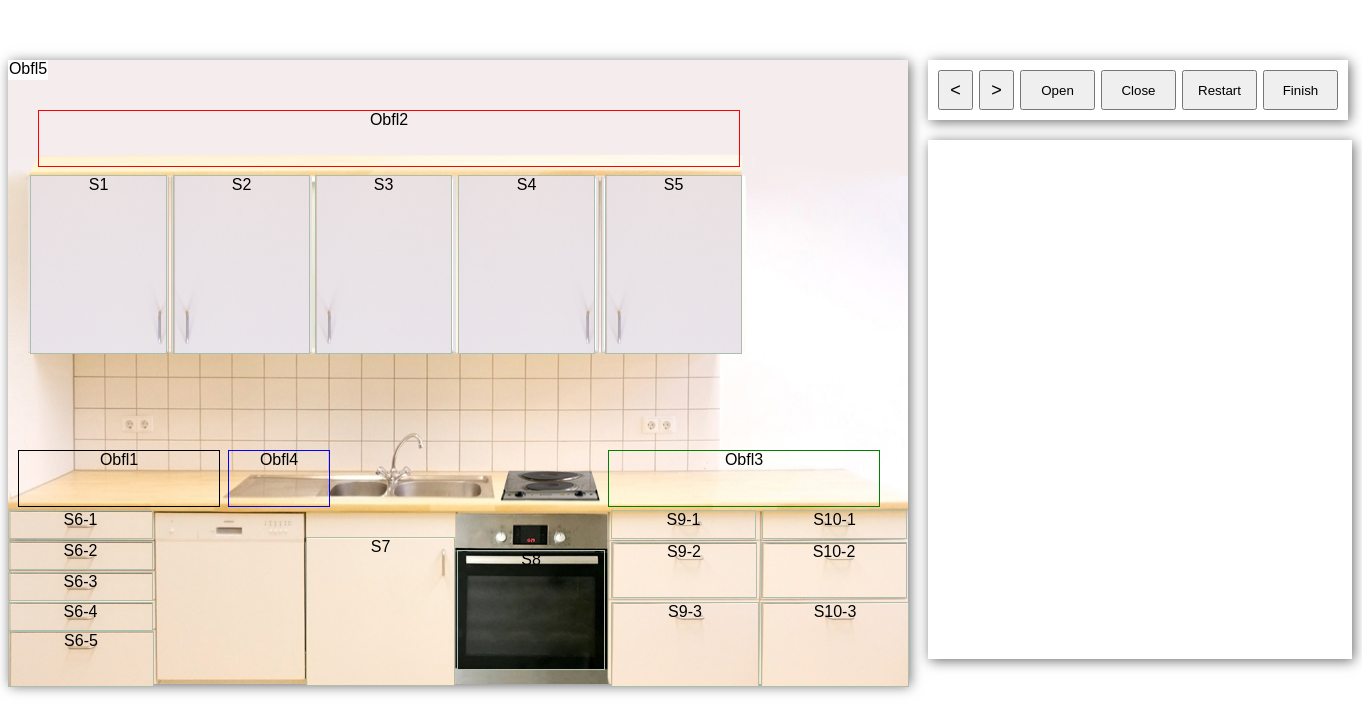
/mykitchen.php, run on an earlier commit of the app's database.
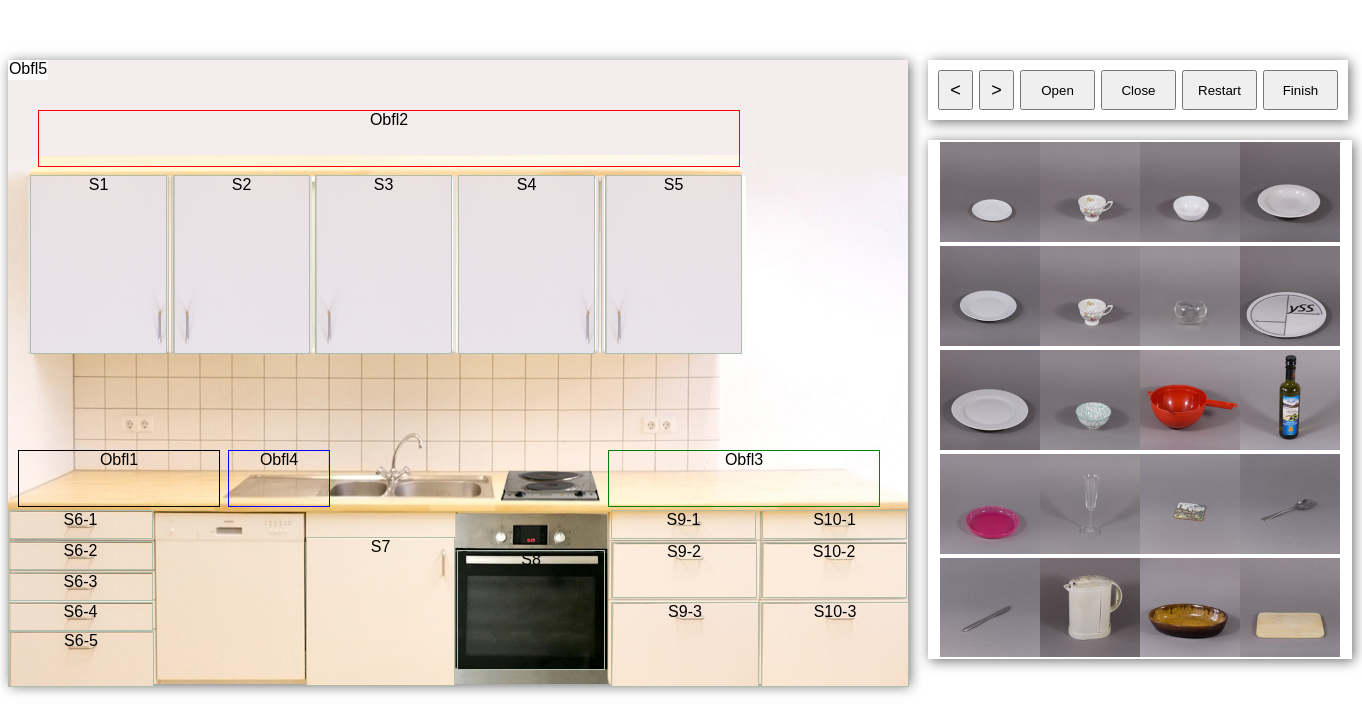
And on a later commit of the database.
### tables this page shows
CREATE TABLE mykitchen2(
  id int NOT NULL PRIMARY KEY,
  name varchar(50) NOT NULL,
  picture varchar(100) NOT NULL,
  height FLOAT NOT NULL,
  width FLOAT NOT NULL,
  depth FLOAT,
  concavity FLOAT,
  weight FLOAT,
  volume FLOAT,
  handle INTEGER,
  material varchar(50)
);

### mykitchen.php (the view, shortened to what this page needs)
<!DOCTYPE html>
<html>
  <head>
	<link rel="stylesheet" type="text/css" href="stylesheets/mykitchen.css">
	<link rel="stylesheet" href="https://cdnjs.cloudflare.com/ajax/libs/jqueryui/1.12.1/jquery-ui.min.css"/>
  </head>
  <body>
  <div class="all">
    <div class="but">
      <button id="back" style="font-size: 18px; width: 35px;"><</button>
      <button id="next" style="font-size: 18px; width: 35px;">></button>
      <button id="open">Open</button>
      <button id="close">Close</button>
      <button id="refresh">Restart</button>
      <button id="finish">Finish</button>
    </div>
    <div class="kitchen" id="gkitchen">
			<div class="door" id="d1">S1</div>
			<div class="door" id="d4">S4</div>
			<div class="door" id="d2">S2</div>
			<div class="door" id="d3">S3</div>
			<div class="door" id="d5">S5</div>
			<div class="door" id="d6-1">S6-1</div>
			<div class="door" id="d6-2">S6-2</div>
			<div class="door" id="d6-3">S6-3</div>
			<div class="door" id="d6-4">S6-4</div>
			<div class="door" id="d6-5">S6-5</div>
			<div class="door" id="d7">S7</div>
			<div class="door" id="d8">S8</div>
			<div class="door" id="d9-1">S9-1</div>
			<div class="door" id="d9-2">S9-2</div>
			<div class="door" id="d9-3">S9-3</div>
			<div class="door" id="d10-1">S10-1</div>
			<div class="door" id="d10-2">S10-2</div>
			<div class="door" id="d10-3">S10-3</div>
      <div class="regal" id="obfl1">Obfl1</div>
      <div class="regal" id="obfl2">Obfl2</div>
      <div class="regal" id="obfl3">Obfl3</div>
	  <div class="regal" id="obfl4">Obfl4</div>
	  <div class="regal" id="obfl5">Obfl5</div>
	</div>
    <div id="obj" class="regal">
    <?php
      function setOffset($height, $width, $depth){
        $height = round(number_format($height));
        $width = round(number_format($width));
        $depth = round(number_format($depth));
        $result = "min-height:".$height."px;"."min-width:".$width."px;"."perspective:".$depth."px;";
        return $result;
      }
	  require('connect.php');
			$result_mk = $db->query('SELECT * FROM mykitchen2 ORDER BY RAND()');
			if (sizeof($result_mk) > 0) {
				while($row = $result_mk->fetch()) {
          $image = $row['picture'];
          $offset = setOffset($row['height'], $row['width'], $row['depth']);
					echo "<img class=\"objekte\" id=\"".$row[0]."\" src=\"150px_Bilder/".$image."\" alt=\"".utf8_encode($row['name'])."\" style=\"".$offset."\"/>";
        }
			} else {
        echo "Datenbanktabelle ist leer";
      }
		?>
    </div>
    <div id="test"></div>
  </div>
	</body>
</html>

What changed in the data, as far as the page shows it:
added mykitchen2: picture (picture)
added mykitchen2: picture (picture)
added mykitchen2: picture (picture)
added mykitchen2: picture (picture)
added mykitchen2: picture (picture)
added mykitchen2: picture (picture)
added mykitchen2: picture (picture)
added mykitchen2: picture (picture)
added mykitchen2: picture (picture)
added mykitchen2: picture (picture)
added mykitchen2: picture (picture)
added mykitchen2: picture (picture)
added mykitchen2: picture (picture)
added mykitchen2: picture (picture)
added mykitchen2: picture (picture)
added mykitchen2: picture (picture)
added mykitchen2: picture (picture)
added mykitchen2: picture (picture)
added mykitchen2: picture (picture)
added mykitchen2: picture (picture)
